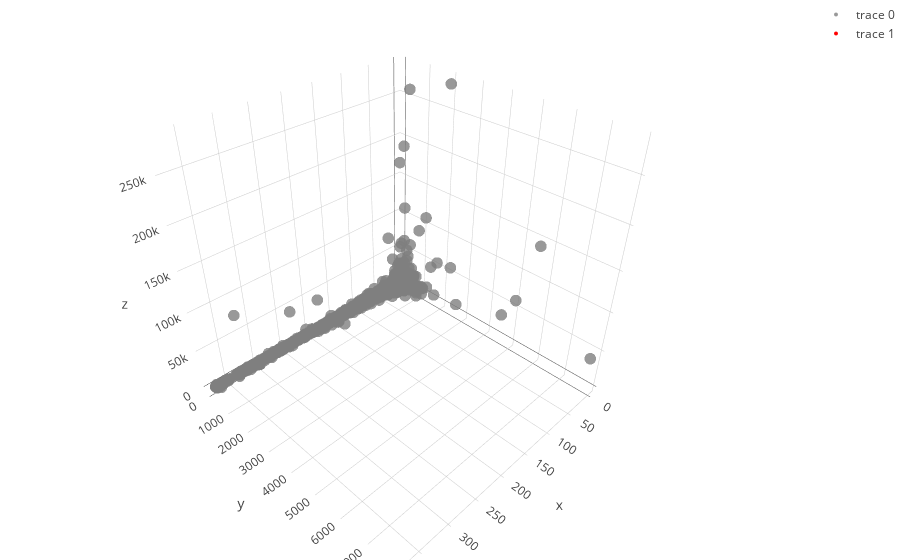

The cell this chart's notebook holds for it:
### Code cell
import plotly.plotly as py
import plotly.graph_objs as go
from plotly.offline import download_plotlyjs, init_notebook_mode, plot, iplot
init_notebook_mode(connected=True)

trace1 = go.Scatter3d(
    x=raw_df.recency,
    y=raw_df.frequency,
    z=raw_df.monetary,
    mode='markers',
    marker=dict(
        size=4,
        color='rgb(127, 127, 127)',                # set color to an array/list of desired values
        colorscale='Viridis',   # choose a colorscale
        opacity=0.8
    )
)

trace2 = go.Scatter3d(
    x=clusters_x,
    y=clusters_y,
    z=clusters_z,
    mode='markers',
    marker=dict(
        size=4,
        color='red',                # set color to an array/list of desired values
        colorscale='Viridis',   # choose a colorscale
        opacity=1
    )
)


data = [trace1, trace2]
layout = go.Layout(
    margin=dict(
        l=0,
        r=0,
        b=0,
        t=0
    )
)
fig = go.Figure(data=data, layout=layout)
iplot(fig)

### Figure 1 — Plotly figure (JSON) as saved in the notebook; plotly's stock layout.template omitted (floating-point values rounded to 4 significant figures; data arrays with more than 128 entries replaced by an {"elided": "..."} marker saying what was removed)
{"data": [{"marker": {"color": "rgb(127, 127, 127)", "colorscale": "Viridis", "opacity": 0.8, "size": 4}, "mode": "markers", "type": "scatter3d", "uid": "f41be390-cdcd-436d-8af8-e73da3a24fcc", "x": {"elided": "4339 int values"}, "y": {"elided": "4339 int values"}, "z": {"elided": "4339 float values"}}, {"marker": {"color": "red", "colorscale": "Viridis", "opacity": 1, "size": 4}, "mode": "markers", "type": "scatter3d", "uid": "4feb15c8-432a-48c4-af1d-6afca3f64545", "x": [1.55, -0.5111, -0.8552, -0.9052], "y": [-0.28, 0.055, 3.302, 24.99], "z": [-0.1577, 0.001041, 19.42, 7.663]}], "layout": {"margin": {"b": 0, "l": 0, "r": 0, "t": 0}}}
